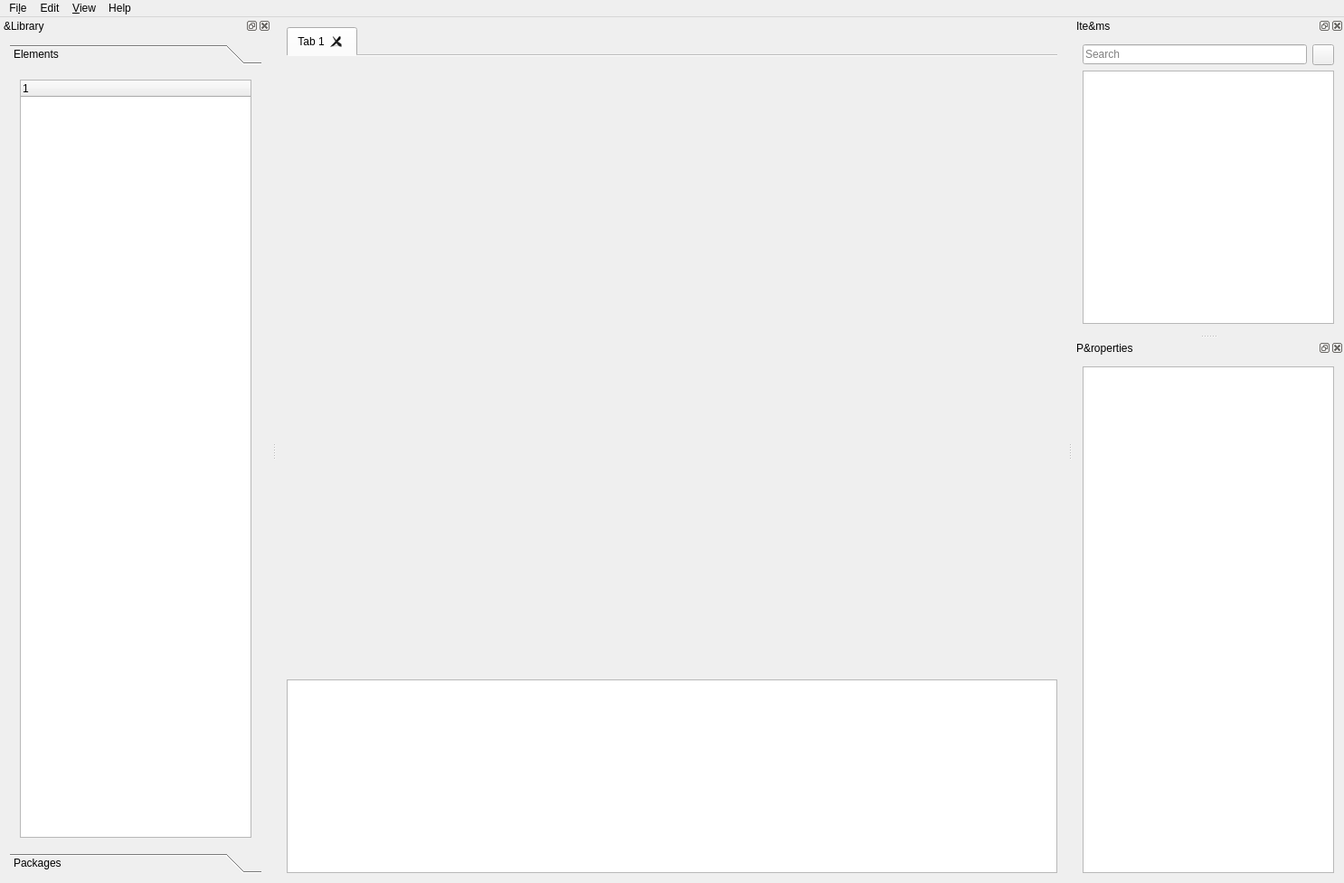
<?xml version="1.0" encoding="UTF-8"?>
<ui version="4.0">
 <class>Editor</class>
 <widget class="QMainWindow" name="Editor">
  <property name="geometry">
   <rect>
    <x>0</x>
    <y>0</y>
    <width>1486</width>
    <height>976</height>
   </rect>
  </property>
  <property name="sizePolicy">
   <sizepolicy hsizetype="Fixed" vsizetype="Fixed">
    <horstretch>0</horstretch>
    <verstretch>0</verstretch>
   </sizepolicy>
  </property>
  <property name="windowTitle">
   <string>Spaghetti</string>
  </property>
  <widget class="QWidget" name="centralWidget">
   <layout class="QVBoxLayout" name="verticalLayout_5">
    <item>
     <widget class="QTabWidget" name="tabWidget">
      <property name="sizePolicy">
       <sizepolicy hsizetype="Expanding" vsizetype="Expanding">
        <horstretch>0</horstretch>
        <verstretch>10</verstretch>
       </sizepolicy>
      </property>
      <property name="currentIndex">
       <number>0</number>
      </property>
      <property name="documentMode">
       <bool>true</bool>
      </property>
      <property name="tabsClosable">
       <bool>true</bool>
      </property>
      <property name="movable">
       <bool>true</bool>
      </property>
      <widget class="QWidget" name="tab">
       <attribute name="title">
        <string>Tab 1</string>
       </attribute>
      </widget>
     </widget>
    </item>
    <item>
     <widget class="QTextBrowser" name="textBrowser">
      <property name="sizePolicy">
       <sizepolicy hsizetype="Expanding" vsizetype="MinimumExpanding">
        <horstretch>0</horstretch>
        <verstretch>3</verstretch>
       </sizepolicy>
      </property>
      <property name="font">
       <font>
        <family>Courier New</family>
        <pointsize>10</pointsize>
        <weight>75</weight>
        <bold>true</bold>
       </font>
      </property>
     </widget>
    </item>
   </layout>
  </widget>
  <widget class="QMenuBar" name="menuBar">
   <property name="geometry">
    <rect>
     <x>0</x>
     <y>0</y>
     <width>1486</width>
     <height>28</height>
    </rect>
   </property>
   <widget class="QMenu" name="menuFile">
    <property name="title">
     <string>Fi&amp;le</string>
    </property>
    <addaction name="actionNew"/>
    <addaction name="actionOpen"/>
    <addaction name="actionSave"/>
    <addaction name="actionSaveAs"/>
    <addaction name="separator"/>
    <addaction name="actionClose"/>
    <addaction name="actionCloseAll"/>
    <addaction name="separator"/>
    <addaction name="actionExit"/>
   </widget>
   <widget class="QMenu" name="menuEdit">
    <property name="title">
     <string>Edit</string>
    </property>
    <addaction name="actionDeleteElement"/>
   </widget>
   <widget class="QMenu" name="menuHelp">
    <property name="title">
     <string>Help</string>
    </property>
    <addaction name="actionBuildCommit"/>
    <addaction name="actionRecentChanges"/>
    <addaction name="separator"/>
    <addaction name="actionAbout"/>
    <addaction name="actionAboutQt"/>
   </widget>
   <widget class="QMenu" name="menuView">
    <property name="title">
     <string>&amp;View</string>
    </property>
    <addaction name="actionShowLibrary"/>
    <addaction name="actionShowProperties"/>
   </widget>
   <addaction name="menuFile"/>
   <addaction name="menuEdit"/>
   <addaction name="menuView"/>
   <addaction name="menuHelp"/>
  </widget>
  <widget class="QDockWidget" name="library">
   <property name="windowTitle">
    <string>&amp;Library</string>
   </property>
   <attribute name="dockWidgetArea">
    <number>1</number>
   </attribute>
   <widget class="QWidget" name="dockWidgetContents">
    <layout class="QVBoxLayout" name="verticalLayout_4">
     <item>
      <widget class="QToolBox" name="toolBox">
       <property name="currentIndex">
        <number>0</number>
       </property>
       <widget class="QWidget" name="elementsPage">
        <property name="geometry">
         <rect>
          <x>0</x>
          <y>0</y>
          <width>278</width>
          <height>827</height>
         </rect>
        </property>
        <attribute name="label">
         <string>Elements</string>
        </attribute>
        <layout class="QVBoxLayout" name="verticalLayout">
         <item>
          <widget class="ExpanderWidget" name="elementsContainer">
           <property name="autoScroll">
            <bool>false</bool>
           </property>
           <column>
            <property name="text">
             <string notr="true">1</string>
            </property>
           </column>
          </widget>
         </item>
        </layout>
       </widget>
       <widget class="QWidget" name="packagesPage">
        <property name="geometry">
         <rect>
          <x>0</x>
          <y>0</y>
          <width>278</width>
          <height>827</height>
         </rect>
        </property>
        <attribute name="label">
         <string>Packages</string>
        </attribute>
        <layout class="QVBoxLayout" name="verticalLayout_3">
         <item>
          <widget class="ExpanderWidget" name="packagesContainer">
           <property name="autoScroll">
            <bool>false</bool>
           </property>
           <column>
            <property name="text">
             <string notr="true">1</string>
            </property>
           </column>
          </widget>
         </item>
        </layout>
       </widget>
      </widget>
     </item>
    </layout>
   </widget>
  </widget>
  <widget class="QDockWidget" name="elements">
   <property name="minimumSize">
    <size>
     <width>108</width>
     <height>163</height>
    </size>
   </property>
   <property name="windowTitle">
    <string>Ite&amp;ms</string>
   </property>
   <attribute name="dockWidgetArea">
    <number>2</number>
   </attribute>
   <widget class="QWidget" name="dockWidgetContents_3">
    <layout class="QGridLayout" name="gridLayout">
     <item row="0" column="0">
      <widget class="QLineEdit" name="searchNode">
       <property name="placeholderText">
        <string>Search</string>
       </property>
      </widget>
     </item>
     <item row="0" column="1">
      <widget class="QToolButton" name="clearSearchText">
       <property name="text">
        <string/>
       </property>
      </widget>
     </item>
     <item row="1" column="0" colspan="2">
      <widget class="QListView" name="elementsList"/>
     </item>
    </layout>
   </widget>
  </widget>
  <widget class="QDockWidget" name="properties">
   <property name="minimumSize">
    <size>
     <width>300</width>
     <height>450</height>
    </size>
   </property>
   <property name="windowTitle">
    <string>P&amp;roperties</string>
   </property>
   <attribute name="dockWidgetArea">
    <number>2</number>
   </attribute>
   <widget class="QWidget" name="dockWidgetContents_2">
    <layout class="QVBoxLayout" name="verticalLayout_2">
     <item>
      <widget class="QTableWidget" name="propertiesTable">
       <property name="selectionMode">
        <enum>QAbstractItemView::NoSelection</enum>
       </property>
       <attribute name="verticalHeaderVisible">
        <bool>false</bool>
       </attribute>
      </widget>
     </item>
    </layout>
   </widget>
  </widget>
  <action name="actionOpen">
   <property name="text">
    <string>&amp;Open</string>
   </property>
   <property name="shortcut">
    <string>Ctrl+O</string>
   </property>
  </action>
  <action name="actionSave">
   <property name="text">
    <string>&amp;Save</string>
   </property>
   <property name="shortcut">
    <string>Ctrl+S</string>
   </property>
  </action>
  <action name="actionExit">
   <property name="text">
    <string>E&amp;xit</string>
   </property>
  </action>
  <action name="actionNew">
   <property name="text">
    <string>&amp;New</string>
   </property>
   <property name="shortcut">
    <string>Ctrl+N</string>
   </property>
  </action>
  <action name="actionAbout">
   <property name="text">
    <string>&amp;About</string>
   </property>
  </action>
  <action name="actionAboutQt">
   <property name="text">
    <string>About &amp;Qt</string>
   </property>
  </action>
  <action name="actionBuildCommit">
   <property name="text">
    <string>&amp;Build commit on GitHub</string>
   </property>
  </action>
  <action name="actionRecentChanges">
   <property name="text">
    <string>&amp;Recent changes on GitHub…</string>
   </property>
  </action>
  <action name="actionClose">
   <property name="text">
    <string>&amp;Close</string>
   </property>
   <property name="shortcut">
    <string>Ctrl+W</string>
   </property>
  </action>
  <action name="actionCloseAll">
   <property name="text">
    <string>C&amp;lose all</string>
   </property>
  </action>
  <action name="actionShowLibrary">
   <property name="checkable">
    <bool>true</bool>
   </property>
   <property name="checked">
    <bool>true</bool>
   </property>
   <property name="text">
    <string>&amp;Show Library</string>
   </property>
  </action>
  <action name="actionShowProperties">
   <property name="checkable">
    <bool>true</bool>
   </property>
   <property name="checked">
    <bool>true</bool>
   </property>
   <property name="text">
    <string>Show &amp;Properties</string>
   </property>
  </action>
  <action name="actionDeleteElement">
   <property name="text">
    <string>&amp;Delete element</string>
   </property>
   <property name="shortcut">
    <string>Del</string>
   </property>
  </action>
  <action name="actionSaveAs">
   <property name="text">
    <string>Sa&amp;ve as</string>
   </property>
  </action>
  <action name="actionReloadAll">
   <property name="text">
    <string>ReloadAll</string>
   </property>
  </action>
 </widget>
 <layoutdefault spacing="6" margin="11"/>
 <customwidgets>
  <customwidget>
   <class>ExpanderWidget</class>
   <extends>QTreeWidget</extends>
   <header>ui/expander_widget.h</header>
  </customwidget>
 </customwidgets>
 <resources/>
 <connections/>
</ui>
